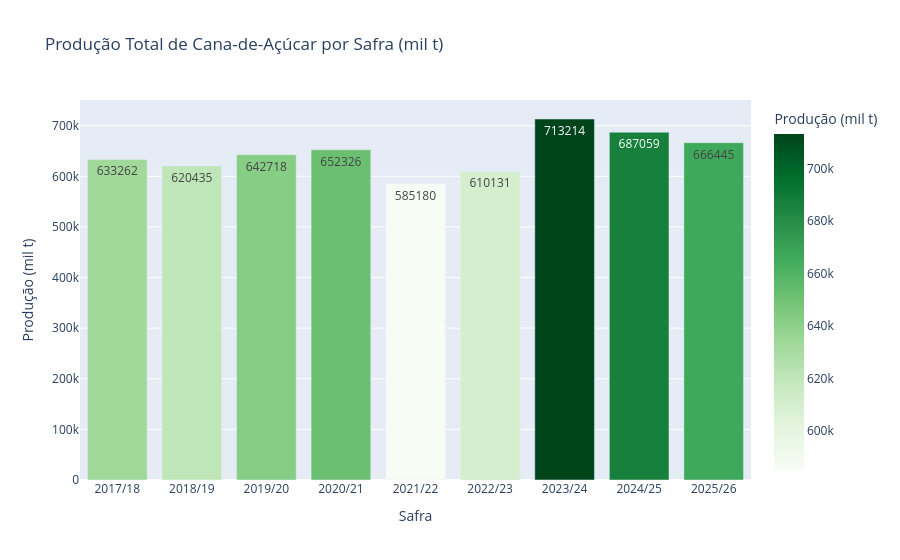

Notebook code for this chart:
### Markdown cell above
## 1. Produção total por safra

### Code cell
prod_safra = df.groupby('ano_agricola')['producao_mil_t'].sum().reset_index()

fig = px.bar(
    prod_safra, x='ano_agricola', y='producao_mil_t',
    title='Produção Total de Cana-de-Açúcar por Safra (mil t)',
    labels={'ano_agricola':'Safra','producao_mil_t':'Produção (mil t)'},
    color='producao_mil_t', color_continuous_scale='Greens',
    text_auto='.0f'
)
fig.update_layout(showlegend=False)
fig.show()
fig.write_image('../reports/figures/01_producao_por_safra.png', width=1000, height=500, scale=2)

### Figure 1 — Plotly figure (JSON) as saved in the notebook; plotly's stock layout.template omitted (floating-point values rounded to 4 significant figures)
{"data": [{"hovertemplate": "Safra=%{x}<br>Produção (mil t)=%{marker.color}<extra></extra>", "legendgroup": "", "marker": {"color": [633300.0, 620400.0, 642700.0, 652300.0, 585200.0, 610100.0, 713200.0, 687100.0, 666400.0], "coloraxis": "coloraxis", "pattern": {"shape": ""}}, "name": "", "orientation": "v", "showlegend": false, "textposition": "auto", "texttemplate": "%{y:.0f}", "type": "bar", "x": ["2017/18", "2018/19", "2019/20", "2020/21", "2021/22", "2022/23", "2023/24", "2024/25", "2025/26"], "xaxis": "x", "y": [633300.0, 620400.0, 642700.0, 652300.0, 585200.0, 610100.0, 713200.0, 687100.0, 666400.0], "yaxis": "y"}], "layout": {"barmode": "relative", "coloraxis": {"colorbar": {"title": {"text": "Produção (mil t)"}}, "colorscale": [[0, "rgb(247,252,245)"], [0.125, "rgb(229,245,224)"], [0.25, "rgb(199,233,192)"], [0.375, "rgb(161,217,155)"], [0.5, "rgb(116,196,118)"], [0.625, "rgb(65,171,93)"], [0.75, "rgb(35,139,69)"], [0.875, "rgb(0,109,44)"], [1, "rgb(0,68,27)"]]}, "legend": {"tracegroupgap": 0}, "showlegend": false, "title": {"text": "Produção Total de Cana-de-Açúcar por Safra (mil t)"}, "xaxis": {"anchor": "y", "domain": [0, 1], "title": {"text": "Safra"}}, "yaxis": {"anchor": "x", "domain": [0, 1], "title": {"text": "Produção (mil t)"}}}}
